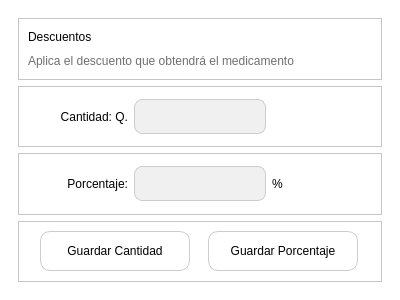
<?xml version="1.0" encoding="UTF-8"?>
<ui version="4.0">
 <class>MainWindow</class>
 <widget class="QMainWindow" name="MainWindow">
  <property name="geometry">
   <rect>
    <x>0</x>
    <y>0</y>
    <width>400</width>
    <height>300</height>
   </rect>
  </property>
  <property name="minimumSize">
   <size>
    <width>350</width>
    <height>300</height>
   </size>
  </property>
  <property name="maximumSize">
   <size>
    <width>400</width>
    <height>300</height>
   </size>
  </property>
  <property name="windowTitle">
   <string>Descuento</string>
  </property>
  <property name="windowIcon">
   <iconset>
    <normaloff>InterfaceImages/313969136_5709585199110797_1271018789977176534_n.png</normaloff>InterfaceImages/313969136_5709585199110797_1271018789977176534_n.png</iconset>
  </property>
  <property name="styleSheet">
   <string notr="true">background-color: rgb(255, 255, 255);</string>
  </property>
  <widget class="QWidget" name="centralwidget">
   <layout class="QVBoxLayout" name="verticalLayout">
    <item>
     <widget class="QStackedWidget" name="stackedWidget">
      <property name="currentIndex">
       <number>0</number>
      </property>
      <widget class="QWidget" name="page_descuentos_aplicados">
       <layout class="QVBoxLayout" name="verticalLayout_3">
        <item>
         <widget class="QFrame" name="frame_2">
          <property name="minimumSize">
           <size>
            <width>350</width>
            <height>0</height>
           </size>
          </property>
          <property name="maximumSize">
           <size>
            <width>650</width>
            <height>16777215</height>
           </size>
          </property>
          <property name="frameShape">
           <enum>QFrame::StyledPanel</enum>
          </property>
          <property name="frameShadow">
           <enum>QFrame::Raised</enum>
          </property>
          <layout class="QVBoxLayout" name="verticalLayout_2">
           <item>
            <widget class="QLabel" name="label_11">
             <property name="styleSheet">
              <string notr="true">color: rgb(0, 0, 0);
font: bold 12pt &quot;Nunito&quot;;</string>
             </property>
             <property name="text">
              <string>Descuentos</string>
             </property>
            </widget>
           </item>
           <item>
            <widget class="QLabel" name="label_12">
             <property name="maximumSize">
              <size>
               <width>16777215</width>
               <height>55</height>
              </size>
             </property>
             <property name="styleSheet">
              <string notr="true">color: rgb(111, 111, 111);
font: bold 8pt &quot;Nunito&quot;;</string>
             </property>
             <property name="text">
              <string>Aplica el descuento que obtendrá el medicamento</string>
             </property>
            </widget>
           </item>
          </layout>
         </widget>
        </item>
        <item>
         <widget class="QFrame" name="frame_6">
          <property name="frameShape">
           <enum>QFrame::StyledPanel</enum>
          </property>
          <property name="frameShadow">
           <enum>QFrame::Raised</enum>
          </property>
          <layout class="QGridLayout" name="gridLayout">
           <item row="0" column="0">
            <widget class="QLabel" name="label_13">
             <property name="minimumSize">
              <size>
               <width>100</width>
               <height>0</height>
              </size>
             </property>
             <property name="styleSheet">
              <string notr="true">color: rgb(0, 0, 0);
font: bold 9pt &quot;Nunito&quot;;</string>
             </property>
             <property name="text">
              <string>Cantidad: Q.</string>
             </property>
             <property name="alignment">
              <set>Qt::AlignRight|Qt::AlignTrailing|Qt::AlignVCenter</set>
             </property>
            </widget>
           </item>
           <item row="0" column="1">
            <widget class="QLineEdit" name="lineEdit">
             <property name="minimumSize">
              <size>
               <width>100</width>
               <height>35</height>
              </size>
             </property>
             <property name="maximumSize">
              <size>
               <width>200</width>
               <height>16777215</height>
              </size>
             </property>
             <property name="styleSheet">
              <string notr="true">QLineEdit {
    background-color: #f0f0f0; /* Color de fondo deseado */
    border: 1px solid #ccc; /* Color del borde deseado */
    padding: 5px; /* Espacio alrededor del texto */
    color: rgb(0, 0, 0); /* Color del texto deseado */
  	font: 9pt &quot;Nunito&quot;; /* Fuente deseada */
    font-size: 14px; /* Tamaño de fuente deseado */
    border-radius: 8px; /* Redondear las esquinas */
}
</string>
             </property>
             <property name="text">
              <string/>
             </property>
             <property name="alignment">
              <set>Qt::AlignRight|Qt::AlignTrailing|Qt::AlignVCenter</set>
             </property>
            </widget>
           </item>
           <item row="0" column="2">
            <widget class="QLabel" name="label_14">
             <property name="minimumSize">
              <size>
               <width>100</width>
               <height>0</height>
              </size>
             </property>
             <property name="styleSheet">
              <string notr="true">color: rgb(0, 0, 0);
font: bold 9pt &quot;Nunito&quot;;</string>
             </property>
             <property name="text">
              <string/>
             </property>
            </widget>
           </item>
          </layout>
         </widget>
        </item>
        <item>
         <widget class="QFrame" name="frame_8">
          <property name="frameShape">
           <enum>QFrame::StyledPanel</enum>
          </property>
          <property name="frameShadow">
           <enum>QFrame::Raised</enum>
          </property>
          <layout class="QHBoxLayout" name="horizontalLayout">
           <item>
            <widget class="QLabel" name="label_16">
             <property name="minimumSize">
              <size>
               <width>100</width>
               <height>0</height>
              </size>
             </property>
             <property name="styleSheet">
              <string notr="true">color: rgb(0, 0, 0);
font: bold 9pt &quot;Nunito&quot;;</string>
             </property>
             <property name="text">
              <string>Porcentaje:</string>
             </property>
             <property name="alignment">
              <set>Qt::AlignRight|Qt::AlignTrailing|Qt::AlignVCenter</set>
             </property>
            </widget>
           </item>
           <item>
            <widget class="QLineEdit" name="lineEdit_3">
             <property name="minimumSize">
              <size>
               <width>100</width>
               <height>35</height>
              </size>
             </property>
             <property name="maximumSize">
              <size>
               <width>200</width>
               <height>16777215</height>
              </size>
             </property>
             <property name="styleSheet">
              <string notr="true">QLineEdit {
    background-color: #f0f0f0; /* Color de fondo deseado */
    border: 1px solid #ccc; /* Color del borde deseado */
    padding: 5px; /* Espacio alrededor del texto */
    color: rgb(0, 0, 0); /* Color del texto deseado */
  	font: 9pt &quot;Nunito&quot;; /* Fuente deseada */
    font-size: 14px; /* Tamaño de fuente deseado */
    border-radius: 8px; /* Redondear las esquinas */
}
</string>
             </property>
             <property name="text">
              <string/>
             </property>
             <property name="alignment">
              <set>Qt::AlignRight|Qt::AlignTrailing|Qt::AlignVCenter</set>
             </property>
            </widget>
           </item>
           <item>
            <widget class="QLabel" name="label_19">
             <property name="minimumSize">
              <size>
               <width>100</width>
               <height>0</height>
              </size>
             </property>
             <property name="styleSheet">
              <string notr="true">color: rgb(0, 0, 0);
font: bold 9pt &quot;Nunito&quot;;</string>
             </property>
             <property name="text">
              <string>%</string>
             </property>
            </widget>
           </item>
          </layout>
         </widget>
        </item>
        <item>
         <widget class="QFrame" name="frame_3">
          <property name="frameShape">
           <enum>QFrame::StyledPanel</enum>
          </property>
          <property name="frameShadow">
           <enum>QFrame::Raised</enum>
          </property>
          <layout class="QGridLayout" name="gridLayout_2">
           <item row="0" column="0">
            <widget class="QPushButton" name="pushButton_7">
             <property name="minimumSize">
              <size>
               <width>125</width>
               <height>0</height>
              </size>
             </property>
             <property name="maximumSize">
              <size>
               <width>150</width>
               <height>40</height>
              </size>
             </property>
             <property name="styleSheet">
              <string notr="true">QPushButton {
    border: 1px solid #ccc;
    border-radius: 10px;           /* Bordes redondeados con radio de 10 píxeles */
    padding: 5px;
	font: bold 9pt &quot;Nunito&quot;;                  /* Espaciado interno del botón */
}

QPushButton:hover{
font: bold 9pt &quot;Nunito&quot;;
background-color: #f0f0f0; /* Color de fondo deseado */
}
</string>
             </property>
             <property name="text">
              <string>Guardar Cantidad</string>
             </property>
             <property name="icon">
              <iconset>
               <normaloff>InterfaceImages/lista-de-verificacion (1).png</normaloff>InterfaceImages/lista-de-verificacion (1).png</iconset>
             </property>
            </widget>
           </item>
           <item row="0" column="1">
            <widget class="QPushButton" name="pushButton_8">
             <property name="minimumSize">
              <size>
               <width>125</width>
               <height>0</height>
              </size>
             </property>
             <property name="maximumSize">
              <size>
               <width>150</width>
               <height>40</height>
              </size>
             </property>
             <property name="styleSheet">
              <string notr="true">QPushButton {
    border: 1px solid #ccc;
    border-radius: 10px;           /* Bordes redondeados con radio de 10 píxeles */
    padding: 5px;
	font: bold 9pt &quot;Nunito&quot;;                  /* Espaciado interno del botón */
}

QPushButton:hover{
font: bold 9pt &quot;Nunito&quot;;
background-color: #f0f0f0; /* Color de fondo deseado */
}
</string>
             </property>
             <property name="text">
              <string>Guardar Porcentaje</string>
             </property>
             <property name="icon">
              <iconset>
               <normaloff>InterfaceImages/lista-de-verificacion (1).png</normaloff>InterfaceImages/lista-de-verificacion (1).png</iconset>
             </property>
            </widget>
           </item>
          </layout>
         </widget>
        </item>
       </layout>
      </widget>
      <widget class="QWidget" name="page_2">
       <layout class="QVBoxLayout" name="verticalLayout_5">
        <item>
         <widget class="QFrame" name="frame_5">
          <property name="maximumSize">
           <size>
            <width>650</width>
            <height>75</height>
           </size>
          </property>
          <property name="frameShape">
           <enum>QFrame::StyledPanel</enum>
          </property>
          <property name="frameShadow">
           <enum>QFrame::Raised</enum>
          </property>
          <layout class="QHBoxLayout" name="horizontalLayout_5">
           <property name="leftMargin">
            <number>50</number>
           </property>
           <property name="rightMargin">
            <number>50</number>
           </property>
           <item>
            <widget class="QLabel" name="label_18">
             <property name="minimumSize">
              <size>
               <width>50</width>
               <height>50</height>
              </size>
             </property>
             <property name="maximumSize">
              <size>
               <width>50</width>
               <height>50</height>
              </size>
             </property>
             <property name="styleSheet">
              <string notr="true">color: rgb(0, 0, 0);
font: bold 10pt &quot;Nunito&quot;;</string>
             </property>
             <property name="text">
              <string/>
             </property>
             <property name="pixmap">
              <pixmap>InterfaceImages/advertencia.png</pixmap>
             </property>
             <property name="scaledContents">
              <bool>true</bool>
             </property>
            </widget>
           </item>
           <item>
            <widget class="QLabel" name="label_17">
             <property name="styleSheet">
              <string notr="true">color: rgb(0, 0, 0);
font: bold 10pt &quot;Nunito&quot;;</string>
             </property>
             <property name="text">
              <string>¡Alerta de seguridad!</string>
             </property>
             <property name="alignment">
              <set>Qt::AlignRight|Qt::AlignTrailing|Qt::AlignVCenter</set>
             </property>
            </widget>
           </item>
          </layout>
         </widget>
        </item>
        <item>
         <widget class="QFrame" name="frame_7">
          <property name="frameShape">
           <enum>QFrame::StyledPanel</enum>
          </property>
          <property name="frameShadow">
           <enum>QFrame::Raised</enum>
          </property>
          <layout class="QHBoxLayout" name="horizontalLayout_4">
           <property name="leftMargin">
            <number>25</number>
           </property>
           <property name="rightMargin">
            <number>25</number>
           </property>
           <item>
            <widget class="QLabel" name="label_15">
             <property name="minimumSize">
              <size>
               <width>100</width>
               <height>0</height>
              </size>
             </property>
             <property name="styleSheet">
              <string notr="true">color: rgb(0, 0, 0);
font: bold 9pt &quot;Nunito&quot;;</string>
             </property>
             <property name="text">
              <string>Contraseña:</string>
             </property>
             <property name="alignment">
              <set>Qt::AlignLeading|Qt::AlignLeft|Qt::AlignVCenter</set>
             </property>
            </widget>
           </item>
           <item>
            <widget class="QLineEdit" name="lineEdit_2">
             <property name="minimumSize">
              <size>
               <width>100</width>
               <height>35</height>
              </size>
             </property>
             <property name="maximumSize">
              <size>
               <width>200</width>
               <height>16777215</height>
              </size>
             </property>
             <property name="styleSheet">
              <string notr="true">QLineEdit {
    background-color: #f0f0f0; /* Color de fondo deseado */
    border: 1px solid #ccc; /* Color del borde deseado */
    padding: 5px; /* Espacio alrededor del texto */
    color: rgb(0, 0, 0); /* Color del texto deseado */
  	font: 9pt &quot;Nunito&quot;; /* Fuente deseada */
    font-size: 14px; /* Tamaño de fuente deseado */
    border-radius: 8px; /* Redondear las esquinas */
}
</string>
             </property>
             <property name="text">
              <string/>
             </property>
             <property name="echoMode">
              <enum>QLineEdit::Password</enum>
             </property>
             <property name="alignment">
              <set>Qt::AlignRight|Qt::AlignTrailing|Qt::AlignVCenter</set>
             </property>
             <property name="placeholderText">
              <string/>
             </property>
            </widget>
           </item>
          </layout>
         </widget>
        </item>
        <item>
         <widget class="QFrame" name="frame_4">
          <property name="maximumSize">
           <size>
            <width>16777215</width>
            <height>75</height>
           </size>
          </property>
          <property name="frameShape">
           <enum>QFrame::StyledPanel</enum>
          </property>
          <property name="frameShadow">
           <enum>QFrame::Raised</enum>
          </property>
          <layout class="QHBoxLayout" name="horizontalLayout_3">
           <item>
            <widget class="QPushButton" name="btn_ingresar">
             <property name="minimumSize">
              <size>
               <width>125</width>
               <height>0</height>
              </size>
             </property>
             <property name="maximumSize">
              <size>
               <width>125</width>
               <height>40</height>
              </size>
             </property>
             <property name="styleSheet">
              <string notr="true">QPushButton {
    border: 1px solid #ccc;
    border-radius: 10px;           /* Bordes redondeados con radio de 10 píxeles */
    padding: 5px;
	font: bold 9pt &quot;Nunito&quot;;                  /* Espaciado interno del botón */
}

QPushButton:hover{
font: bold 9pt &quot;Nunito&quot;;
background-color: #f0f0f0; /* Color de fondo deseado */
}
</string>
             </property>
             <property name="text">
              <string>Ingresar</string>
             </property>
             <property name="icon">
              <iconset>
               <normaloff>InterfaceImages/lista-de-verificacion (1).png</normaloff>InterfaceImages/lista-de-verificacion (1).png</iconset>
             </property>
            </widget>
           </item>
          </layout>
         </widget>
        </item>
       </layout>
      </widget>
     </widget>
    </item>
   </layout>
  </widget>
 </widget>
 <resources/>
 <connections/>
</ui>
